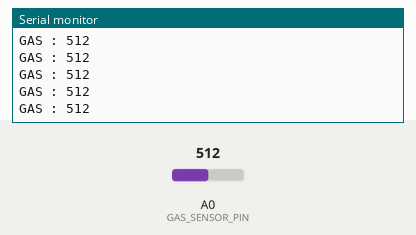
This sketch was run on a simulated Arduino Uno, built with avr-gcc and run on an emulated ATmega328P. On the bench: the last lines printed to the serial monitor. Inputs (shaded band) come from the test bench; at power-on: A0 (GAS_SENSOR_PIN) = 512.

Above: at 1.2 s.
1.3 s: A0 (GAS_SENSOR_PIN) set to 390
At 1.53 s:
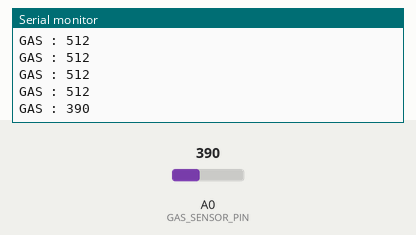
2.8 s: A0 (GAS_SENSOR_PIN) set to 410
At 2.87 s:
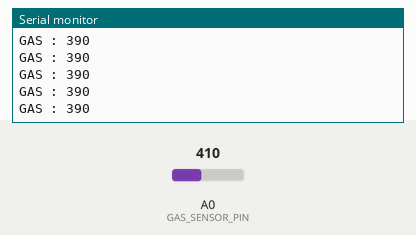
Timing chart, 0 to 5.8 s (numbered marks = the images above; inputs shaded):
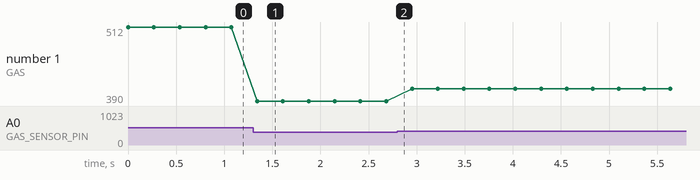

The sketch:

TX_GAS.ino
```cpp
#include <IRremote.hpp>

const int GAS_SENSOR_PIN = A0;
const int IR_SEND_PIN = 3;

void setup() {
  Serial.begin(9600);

  IrSender.begin(IR_SEND_PIN, ENABLE_LED_FEEDBACK);
}

void loop() {
  int gasValue = analogRead(GAS_SENSOR_PIN);

  Serial.print("GAS : ");
  Serial.println(gasValue);

  if (gasValue > 400) {
    IrSender.sendNEC(0x00, 0x69, 0);
  }
  else {
    IrSender.sendNEC(0x00, 0x96, 0);
  }
  delay(200);
}
```

Measured:
- after the input at 1.3 s, the serial monitor: prints a new line at once (image 1)
- plotted number 1: 512 → 390 after the input at 1.3 s, 390 → 410 after the input at 2.8 s
